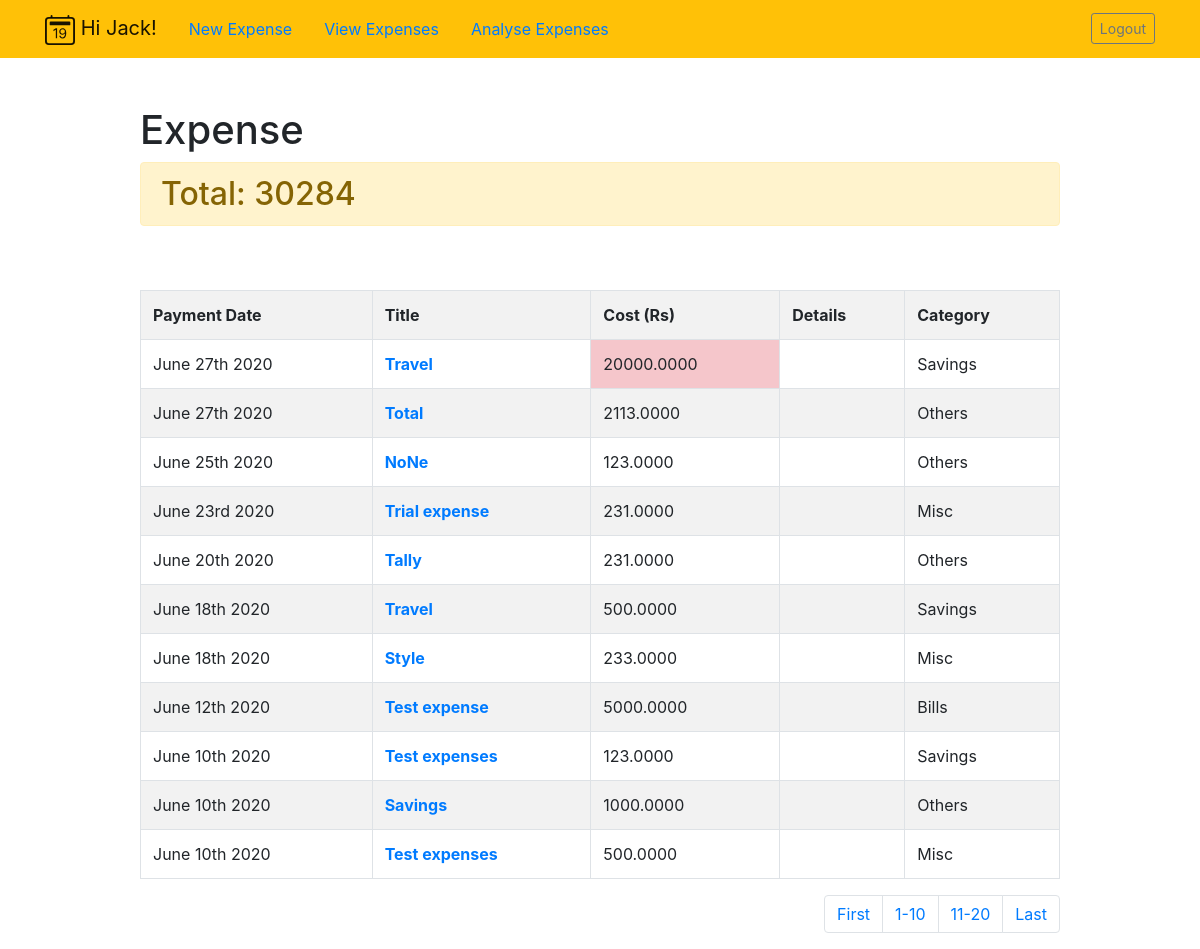
The app's page /expenses/current/1 (signed in) with its own data.
### expenses/models.py (models this page shows, shortened)
class expense(models.Model):
    title = models.CharField(max_length=100)
    details = models.TextField(blank=True)
    value = models.DecimalField(max_digits=10, decimal_places=4, default =0)
    paymentdate = models.DateTimeField(null=True, blank = True)
    category = models.CharField(max_length=100)
    user = models.ForeignKey(User, on_delete=models.CASCADE)

### expenses/views.py (the view)
# urls.py: path('current/<int:pagination_k>',views.currentexpensespage,name = "currentexpensespage"),
@login_required
def currentexpensespage(request, pagination_k = 1, n=10):
    allexpenses = expense.objects.filter(user=request.user).order_by('-paymentdate')
    maxcount = allexpenses.count
    pagination_list = range(0, len(allexpenses),n)
    if pagination_k==0:
        import pandas as pd
        df=pd.DataFrame(list(allexpenses.values('title','details','value','paymentdate','category')))
        df.to_csv('fullpath_file.csv',index=False)
        pagination_k=1
    else:
        import pandas as pd
        df=pd.DataFrame(list(allexpenses.values('title','details','value','paymentdate','category')))
    allexpenses = allexpenses[((pagination_k//10)*n):(pagination_k+n)]
    if len(allexpenses)>0:
        return render(request,'expenses/currentexpenses.html',{'expenses':allexpenses, 'pagei':pagination_list, 'n':n, 'maxcount':maxcount, 'Total':int(sum(df.value))})
    else:
        return redirect('currentexpenses')

### expenses/templates/expenses/currentexpenses.html
{% extends 'userdata/base.html' %}
{% block content %}
  <div class="row justify-content-center mt-5">
        <div class="col-md-10">
            {% if expenses %}
                 <h1> Expense{{ expenses.count|pluralize }}</h1>
                 {% if Total %}  <h2 class="alert alert-warning"> Total: {{ Total }} </h2> {% endif %}
            {% else %}
                           <h1>Expenses</h1>
            {% endif %}
        </div>
    </div>
    <div class="row justify-content-center mt-5">
        <div class="col-md-10">
        {% if expenses %}
            <div class="list-group">
                <table class="table table table-bordered table-striped">
                     <tr> <th> Payment Date </th> <th> Title </th> <th> Cost (Rs) </th>  <th> Details </th> <th> Category </th> </tr>
                        {% for expense in expenses %}
                                    <tr>
                                        <td>{{ expense.paymentdate|date:'F jS Y' }}</td>
                                        <th> <a href="{% url 'viewexpense' expense.id %}"> {{ expense.title|truncatechars:30 }} </a> </th>
                                        <td {% if expense.value >= 10000 %} class="table-danger" {% endif %}>{{ expense.value }}</td>
                                        <td>{{ expense.details|truncatechars:30 }}</td>
                                        <td>{{ expense.category }}</td>
                                    </tr>
                        {% endfor %}
                </table>
                {% if pagei %}
                    <nav aria-label="Page navigation example">
                      <ul class="pagination justify-content-end">
                        <li class="page-item">
                          <a class="page-link" href="{% url 'currentexpensespage' 1 %}" tabindex=" P ">First</a>
                        </li>
                          {% for i in pagei %}
                                  <li class="page-item"><a class="page-link" href="{% url 'currentexpensespage' i|add:1 %}"> {{ i|add:1 }}-{{ i|add:n }} </a></li>
                        {% endfor %}
                        <li class="page-item">
                          <a class="page-link" href="{% url 'currentexpensespage' maxcount %}">Last</a>
                        </li>
                      </ul>
                    </nav>
                </div>
            {% endif %}
        {% else %}
            <div class="text-center">
                <h2>Looks like you don't have any expense list!.</h2>
            <br>
            <a role="button" class="btn btn-primary" href="{% url 'createexpense'  %}">New Expense</a>
            </div>
        {% endif %}
        </div>
    </div>
{% endblock%}

### userdata/templates/userdata/base.html (shortened to what this page needs)
{% load static %}
<!doctype html>
<html lang="en">
<head>
    <link rel="stylesheet" href="https://stackpath.bootstrapcdn.com/bootstrap/4.4.1/css/bootstrap.min.css">
</head>
<body>
<nav  class="navbar navbar-expand-md navbar-light bg-warning">
<div class="container">
    <a class="navbar-brand" href="{% url 'home' %}">
    {% if user.is_authenticated %}
        <span> Hi {{ user.username }}!</span>
                <a class="nav-link" href="{% url 'createexpense' %}">New Expense</a>
                <a class="nav-link" href="{% url 'currentexpenses' %}">View Expenses</a>
               <a class="nav-link" href="{% url 'monthexpensepage' %}">Analyse Expenses</a>
    {% else %}
        <span>Home</span>
    {% endif %}
    </a>
    <div class="collapse navbar-collapse" id="navbarNav">
    <ul class="navbar-nav ml-auto">
        {% if user.is_authenticated %}
            <li class="nav-item">
                <form  method="POST" action="{% url 'logoutuser' %}">
                    <button class="btn btn-sm btn-outline-secondary" id="signOutBtn" type="submit">Logout</button>
                </form>
            </li>
        {% endif %}
    </ul>
 </div>
</div>
</nav>
<div class="container">
{% block content %}{% endblock %}
</div>
</body>
</html>

### records on screen
expense: paymentdate "June 27th 2020", title "Travel", value "20000.0000", category "Savings"
expense: paymentdate "June 27th 2020", title "Total", value "2113.0000", category "Others"
expense: paymentdate "June 25th 2020", title "NoNe", value "123.0000", category "Others"
expense: paymentdate "June 23rd 2020", title "Trial expense", value "231.0000", category "Misc"
expense: paymentdate "June 20th 2020", title "Tally", value "231.0000", category "Others"
expense: paymentdate "June 18th 2020", title "Travel", value "500.0000", category "Savings"
expense: paymentdate "June 18th 2020", title "Style", value "233.0000", category "Misc"
expense: paymentdate "June 12th 2020", title "Test expense", value "5000.0000", category "Bills"
expense: paymentdate "June 10th 2020", title "Test expenses", value "123.0000", category "Savings"
expense: paymentdate "June 10th 2020", title "Savings", value "1000.0000", category "Others"
expense: paymentdate "June 10th 2020", title "Test expenses", value "500.0000", category "Misc"

### other values on screen
{{ user.username }} "Jack"
{{ Total }} "30284"
{{ i|add:1 }} "1" "11"
{{ i|add:n }} "10" "20"
